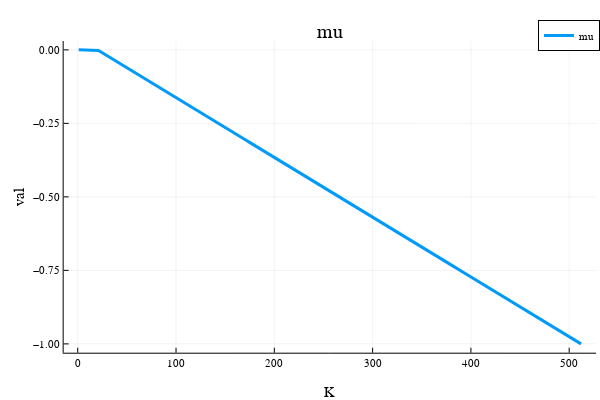

The notebook cell this image was saved under:
### Code cell
x = 1:opt.K
plot(x, problem.μ, label="mu", linewidth=3)
plot!(xlabel="K", ylabel="val")  
title!("mu")

### Figure 1 — Plotly figure (JSON) as saved in the notebook; plotly's stock layout.template omitted (floating-point values rounded to 4 significant figures; data arrays with more than 128 entries replaced by an {"elided": "..."} marker saying what was removed)
{"data": [{"colorbar": {"title": {"text": ""}}, "legendgroup": "mu", "line": {"color": "rgba(0, 154, 250, 1.000)", "dash": "solid", "shape": "linear", "width": 3}, "mode": "lines", "name": "mu", "showlegend": true, "type": "scatter", "x": {"elided": "512 int values"}, "xaxis": "x", "y": {"elided": "512 float values"}, "yaxis": "y", "zmax": null, "zmin": null}], "layout": {"annotations": [{"font": {"color": "rgba(0, 0, 0, 1)", "family": "sans-serif", "size": 20}, "rotation": 0, "showarrow": false, "text": "mu", "x": 0.5498, "xanchor": "center", "xref": "paper", "y": 1, "yanchor": "top", "yref": "paper"}], "height": 400, "legend": {"bgcolor": "rgba(255, 255, 255, 1.000)", "bordercolor": "rgba(0, 0, 0, 1)", "borderwidth": 1, "font": {"color": "rgba(0, 0, 0, 1)", "family": "sans-serif", "size": 11}, "title": {"font": {"color": "rgba(0, 0, 0, 1)", "family": "sans-serif", "size": 15}, "text": ""}, "tracegroupgap": 0, "traceorder": "normal", "x": 1, "xanchor": "auto", "y": 1, "yanchor": "auto"}, "margin": {"b": 20, "l": 0, "r": 0, "t": 20}, "paper_bgcolor": "rgba(255, 255, 255, 1.000)", "plot_bgcolor": "rgba(255, 255, 255, 1.000)", "showlegend": true, "width": 600, "xaxis": {"anchor": "y", "domain": [0.1061, 0.9934], "gridcolor": "rgba(0, 0, 0, 0.1)", "gridwidth": 0.5, "linecolor": "rgba(0, 0, 0, 1)", "mirror": false, "range": [-14.33, 527.3], "showgrid": true, "showline": true, "showticklabels": true, "tickangle": 0, "tickcolor": "rgb(0, 0, 0)", "tickfont": {"color": "rgba(0, 0, 0, 1)", "family": "sans-serif", "size": 11}, "tickmode": "array", "ticks": "inside", "ticktext": ["0", "100", "200", "300", "400", "500"], "tickvals": [0, 100, 200, 300, 400, 500], "title": {"font": {"color": "rgba(0, 0, 0, 1)", "family": "sans-serif", "size": 15}, "text": "K"}, "type": "linear", "visible": true, "zeroline": false, "zerolinecolor": "rgba(0, 0, 0, 1)"}, "yaxis": {"anchor": "x", "domain": [0.07581, 0.9415], "gridcolor": "rgba(0, 0, 0, 0.1)", "gridwidth": 0.5, "linecolor": "rgba(0, 0, 0, 1)", "mirror": false, "range": [-1.03, 0.03], "showgrid": true, "showline": true, "showticklabels": true, "tickangle": 0, "tickcolor": "rgb(0, 0, 0)", "tickfont": {"color": "rgba(0, 0, 0, 1)", "family": "sans-serif", "size": 11}, "tickmode": "array", "ticks": "inside", "ticktext": ["−1.00", "−0.75", "−0.50", "−0.25", "0.00"], "tickvals": [-1, -0.75, -0.5, -0.25, 0], "title": {"font": {"color": "rgba(0, 0, 0, 1)", "family": "sans-serif", "size": 15}, "text": "val"}, "type": "linear", "visible": true, "zeroline": false, "zerolinecolor": "rgba(0, 0, 0, 1)"}}}
